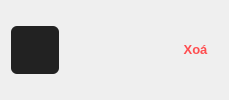
<?xml version="1.0" encoding="UTF-8"?>
<ui version="4.0">
 <class>PlaylistItem</class>
 <widget class="QWidget" name="PlaylistItem">
  <property name="minimumSize">
   <size>
    <width>0</width>
    <height>56</height>
   </size>
  </property>
  <layout class="QHBoxLayout" name="horizontalLayout">
   <item>
    <widget class="QLabel" name="lbl_img">
     <property name="minimumSize">
      <size>
       <width>48</width>
       <height>48</height>
      </size>
     </property>
     <property name="maximumSize">
      <size>
       <width>48</width>
       <height>48</height>
      </size>
     </property>
     <property name="scaledContents">
      <bool>true</bool>
     </property>
     <property name="styleSheet">
      <string notr="true">border-radius: 6px; background: #222;</string>
     </property>
    </widget>
   </item>
   <item>
    <widget class="QLabel" name="lbl_name">
     <property name="styleSheet">
      <string notr="true">color: #fff; font-size: 10.5pt; font-weight: bold; background: none; margin-left: 8px;</string>
     </property>
     <property name="minimumWidth">
      <number>100</number>
     </property>
     <property name="alignment">
      <set>Qt::AlignVCenter|Qt::AlignLeft</set>
     </property>
    </widget>
   </item>
   <item>
    <widget class="QLabel" name="lbl_artist">
     <property name="styleSheet">
      <string notr="true">color: #b3b3b3; font-size: 9pt; background: none; margin-left: 8px;</string>
     </property>
     <property name="minimumWidth">
      <number>80</number>
     </property>
     <property name="alignment">
      <set>Qt::AlignVCenter|Qt::AlignLeft</set>
     </property>
    </widget>
   </item>
   <item>
    <spacer name="spacer">
     <property name="orientation">
      <enum>Qt::Horizontal</enum>
     </property>
     <property name="sizeHint" stdset="0">
      <size>
       <width>20</width>
       <height>20</height>
      </size>
     </property>
    </spacer>
   </item>
   <item>
    <widget class="QPushButton" name="btn_play">
     <property name="styleSheet">
      <string notr="true">background: none; border: none;</string>
     </property>
     <property name="icon">
      <iconset>
       <normaloff>../img/circle-play-solid.svg</normaloff>../img/circle-play-solid.svg</iconset>
     </property>
     <property name="iconSize">
      <size>
       <width>22</width>
       <height>22</height>
      </size>
     </property>
     <property name="text">
      <string/>
     </property>
    </widget>
   </item>
   <item>
    <widget class="QPushButton" name="btn_delete">
     <property name="styleSheet">
      <string notr="true">background: none; border: none; color: #ff4d4f; font-weight: bold; font-size: 10pt; padding: 2px 10px; margin-left: 6px;</string>
     </property>
     <property name="text">
      <string>Xoá</string>
     </property>
    </widget>
   </item>
  </layout>
 </widget>
 <resources/>
 <connections/>
</ui> 
